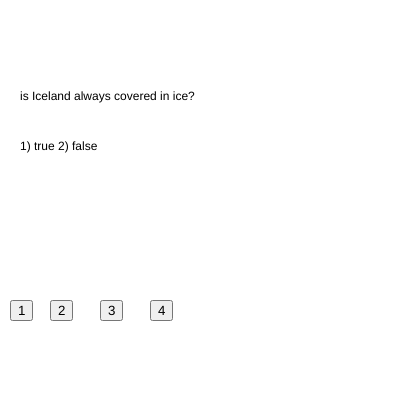
Frame 1 (no input)
Frame 60 (no input): identical to frame 1, image omitted
Frame 120 (the mouse pressed at the canvas centre since frame 60): identical to frame 1, image omitted

The p5.js sketch that drew this single still picture (run headless with seeded random() and noise() and a simulated clock; from frame 60 on, the mouse is pressed at the canvas centre):

// p5.js sketch
// ── sketch.js
var questions = ["is Iceland always covered in ice?","What ocean lies east of the US?"];
var options = ["1) true 2) false","1) pacific 2) eastern 3) indian 4) atlantic"];
var answers = [1,3];


var buttons = [];



var currentOption = -1;

var currentQuestion = 0;

var answerText = "";

function setup() {
  // put setup code here
createCanvas(400,400);

buttons[0] = createButton("1");
buttons[0].position(10,300);
buttons[0].mousePressed(function(){
  currentOption = 0;
});// end of mousePressed

buttons[1] = createButton("2");
buttons[1].position(50,300);
buttons[1].mousePressed(function(){
  currentOption = 1;
});

buttons[2] = createButton("3");
buttons[2].position(100,300);
buttons[2].mousePressed(function(){
  currentOption = 2;
});


buttons[3] = createButton("4");
buttons[3].position(150,300);
buttons[3].mousePressed(function(){
  currentOption = 3;
});

}

function draw() {
  // put drawing code here
background(255);
text(questions[currentQuestion], 20,100);
text(options[currentQuestion], 20,150);

text(answerText, 20,200);

//if currentOption is not equal to -1
if(currentOption != -1){
  //do something if currentOption is not equal to -1
if(currentOption == answers[currentQuestion]){
  console.log("correct");
  answerText = "correct";

  currentQuestion = currentQuestion + 1;

  if(currentQuestion == questions.length){
    currentQuestion = 0;
  }
}
else{
  console.log("incorrect");
  answerText = "incorrect"
}
currentOption = -1;
}//end of current option
}//end of draw
